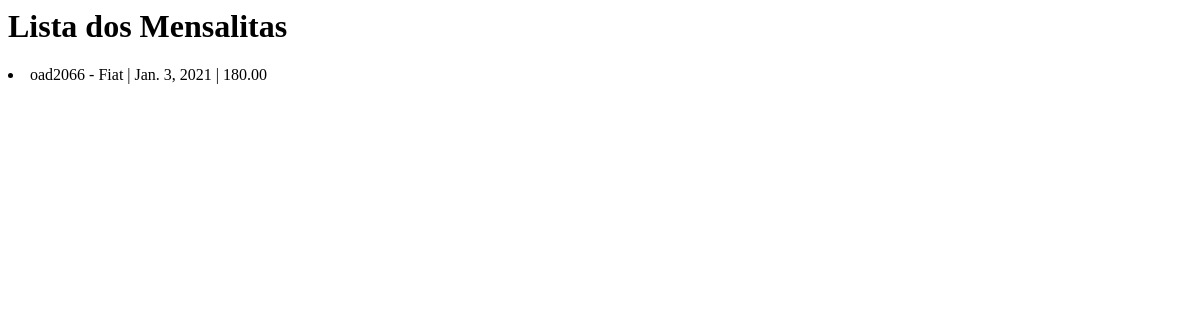
/core/mensalista/, run on an earlier commit of the app's database.
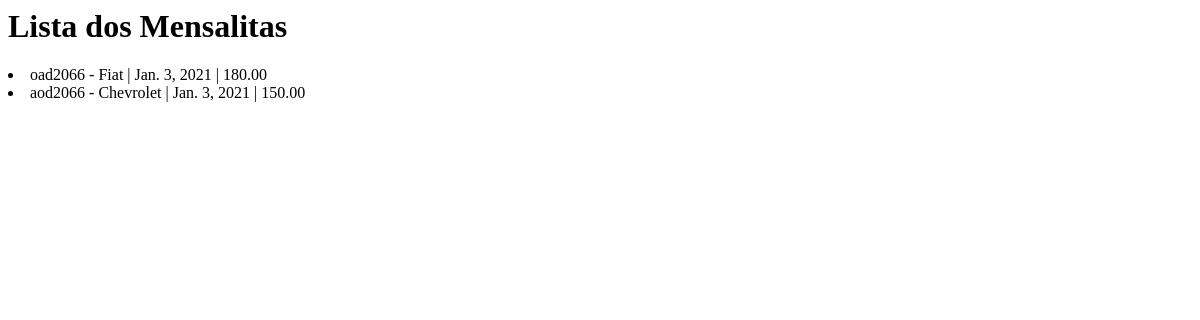
And on a later commit of the database.
### core/models.py (models this page shows, shortened)
class Mensalista(models.Model):
    veiculo = models.ForeignKey(Veiculo, on_delete=models.SET(get_sentinel_user), )
    inicio = models.DateField()
    valor_mes = models.DecimalField(max_digits=6, decimal_places=2)

class Veiculo(models.Model):
    marca = models.ForeignKey(Marca, on_delete=models.SET(get_sentinel_user), )
    proprietario = models.ForeignKey(Pessoa, on_delete=models.SET(get_sentinel_user), )
    placa = models.CharField(max_length=7)
    cor = models.CharField(max_length=15)
    observacoes = models.TextField()
    def __str__(self):
        return self.placa + ' - ' + self.marca.nome

class Marca(models.Model):
    nome = models.CharField(max_length=50)

### core/views.py (the view)
# urls.py: path('mensalista/', lista_mensalista, name='core_lista_mensalista'),
def lista_mensalista(request):
    mensalista = Mensalista.objects.all()
    return render(request, 'core/lista_mensalistas.html',
                  {'mensalista': mensalista})

### core/templates/core/lista_mensalistas.html
<h1>Lista dos Mensalitas</h1>
<lu>
	{% for mensalistas in mensalista %}
		<li>{{ mensalistas.veiculo }} | {{ mensalistas.inicio }} |
		    {{ mensalistas.valor_mes }}</li>
	{% endfor %}
</lu>

What changed in the data, as far as the page shows it:
added Mensalista: veiculo "aod2066 - Chevrolet", inicio "Jan. 3, 2021", valor_mes "150.00"
